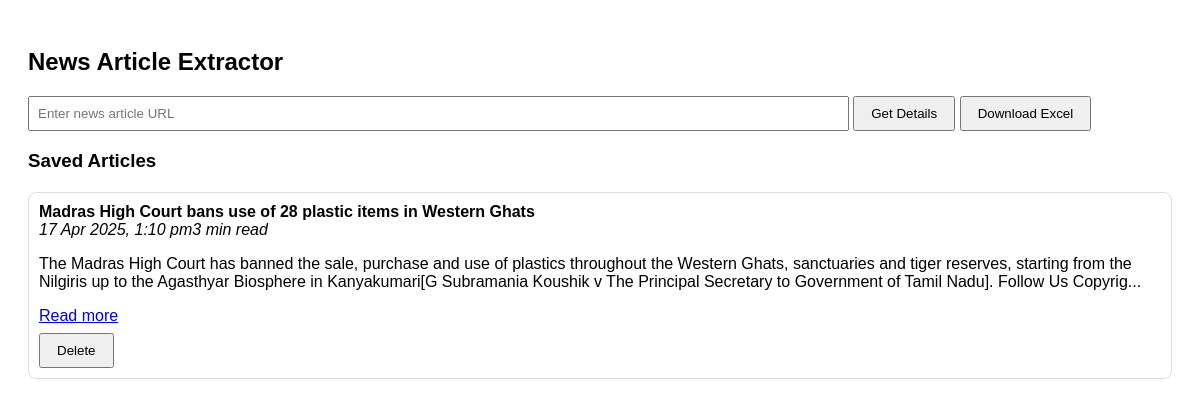
The page / on the database its author committed.
### db.py (models this page shows)
class NewsArticle(Base):
    __tablename__ = 'news_articles'
    id = Column(Integer, primary_key=True)
    url = Column(String, unique=True)
    title = Column(String)
    published_date = Column(String)
    summary = Column(Text)
    html_content = Column(Text)

### main.py (the view)
@app.get("/", response_class=HTMLResponse)
async def form_page(request: Request):
    session = Session()
    articles = session.query(NewsArticle).all()
    session.close()
    return templates.TemplateResponse("index.html", {"request": request, "articles": articles})

### templates/index.html (shortened to what this page needs)
<!DOCTYPE html>
<html>
<head>
</head>
<body>
    <h2>News Article Extractor</h2>
    <form action="/extract" method="post">
        <input type="text" name="url" placeholder="Enter news article URL" required />
        <button type="submit">Get Details</button>
        <a href="/export"><button type="button">Download Excel</button></a>
    </form>
    <h3>Saved Articles</h3>
    {% for article in articles %}
    <div class="article">
        <strong>{{ article.title }}</strong><br/>
        <em>{{ article.published_date }}</em><br/>
        <p>{{ article.summary[:300] }}...</p>
        <a href="{{ article.url }}" target="_blank">Read more</a><br/>
        <form action="/delete" method="post" style="margin-top: 8px;">
            <button type="submit" onclick="return confirm('Are you sure you want to delete this article?')">Delete</button>
        </form>
    </div>
    {% endfor %}
</body>
</html>

### templates/index.html (style rules this page uses)
body { font-family: Arial, sans-serif; padding: 20px; }
input[type='text'] { width: 70%; padding: 8px; }
button { padding: 8px 16px; }
.article { margin-top: 20px; padding: 10px; border: 1px solid #ddd; border-radius: 8px; }

### rows shown on the page
NewsArticle: title "Madras High Court bans use of 28 plastic items in Western Ghats", published_date "17 Apr 2025, 1:10 pm3 min read", summary "The Madras High Court has banned the sale, purchase and use of plastics throughout the Western Ghats, sanctuaries and tiger reserves, starting from the Nilgiris up to the Agasthyar Biosphere in Kanyakumari[G Subramania Koushik v The Principal Secretary to Government of Tamil Nadu]. Follow Us Copyrig"
